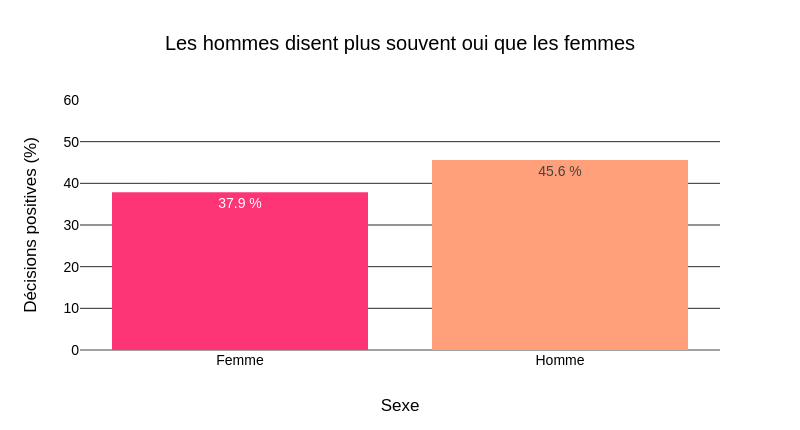

The notebook cell this image was saved under:
### Markdown cell above
## 5. Facteurs associés aux décisions (analyses descriptives et comparatives)

### 5.1 Combien de matchs, et qui dit oui ?

### Code cell
# Taux de match : une ligne par paire
match_rate = df_pairs["match"].mean()
print(f"Taux de match : {match_rate:.1%} ({int(df_pairs['match'].sum())} matchs sur {len(df_pairs)} paires)")

# Taux de décision positive : une ligne par participant et par rencontre
dec_by_gender = df_dates.groupby("gender")["dec"].mean().rename("taux_oui").to_frame()
print((100 * dec_by_gender).round(1).rename(columns={"taux_oui": "% de oui"}))

fig = go.Figure(go.Bar(x=dec_by_gender.index, y=dec_by_gender["taux_oui"] * 100,
    marker_color=[GENDER_COLORS[gender] for gender in dec_by_gender.index],
    text=(dec_by_gender["taux_oui"] * 100).round(1).astype(str) + " %",
    textposition="inside"))
fig.update_layout(title="Les hommes disent plus souvent oui que les femmes",
    yaxis_title="Décisions positives (%)", xaxis_title="Sexe", height=430, width=800,
    yaxis_range=[0, 60])
fig.show()

fig.write_image(IMG_PATH / "05_taux_decision_positive.png")

### Figure 1 — Plotly figure (JSON) as saved in the notebook; plotly's stock layout.template omitted (floating-point values rounded to 4 significant figures)
{"data": [{"marker": {"color": ["#FD3476", "#FFA07A"]}, "text": ["37.9 %", "45.6 %"], "textposition": "inside", "type": "bar", "x": ["Femme", "Homme"], "y": [37.88, 45.58]}], "layout": {"height": 430, "title": {"text": "Les hommes disent plus souvent oui que les femmes"}, "width": 800, "xaxis": {"title": {"text": "Sexe"}}, "yaxis": {"range": [0, 60], "title": {"text": "Décisions positives (%)"}}}}
